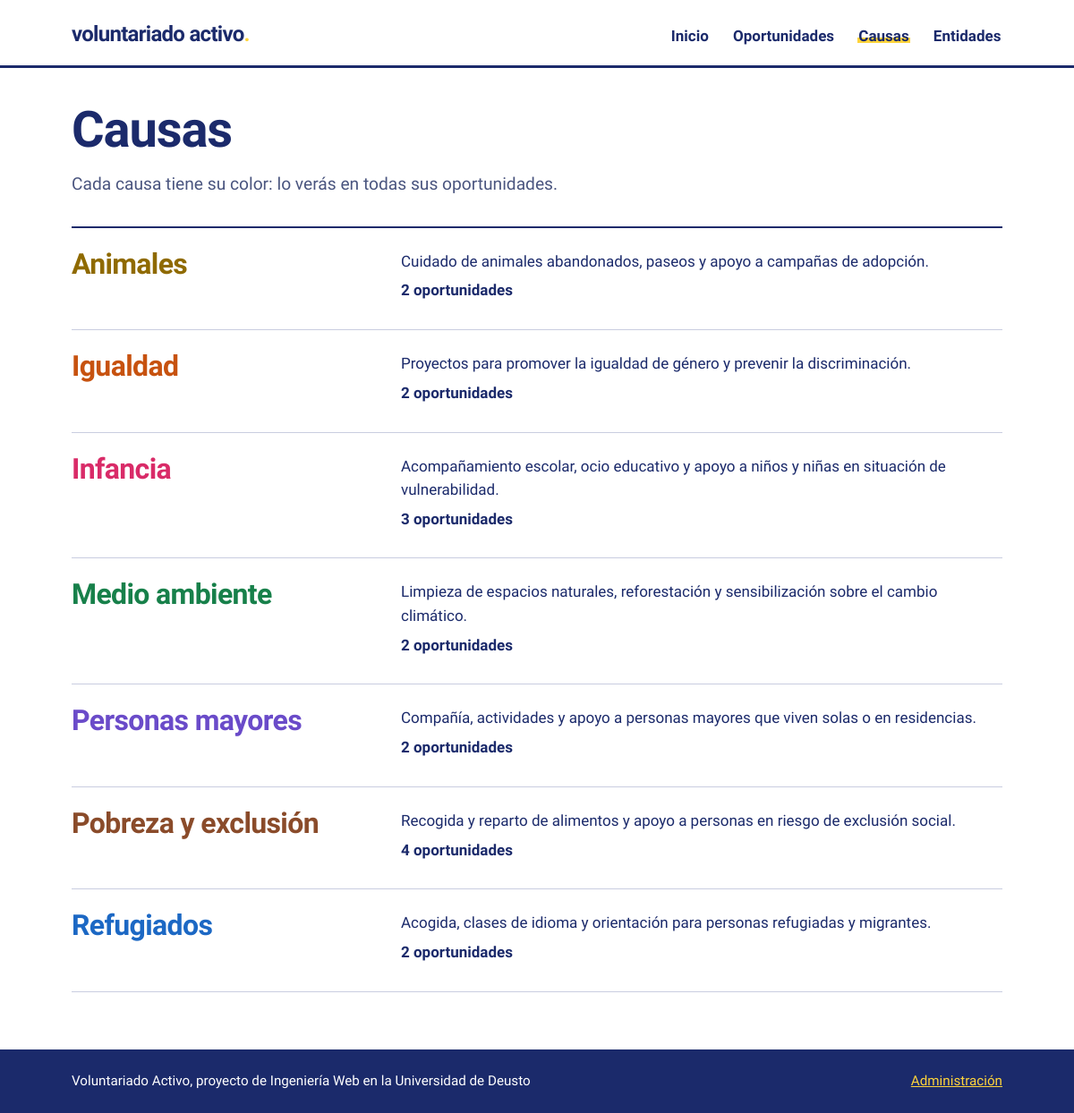
Screenshot of /causas/ with the database file from the repository.
### voluntariado/models.py (models this page shows, shortened)
class Causa(models.Model):
    nombre = models.CharField(max_length=60, unique=True)
    descripcion = models.TextField("descripción")
    class Meta:
        ordering = ["nombre"]
    def get_absolute_url(self):
        return reverse("detalle_causa", args=[self.pk])

### voluntariado/views.py (the view)
# urls.py: path("causas/", views.ListaCausas.as_view(), name="lista_causas"),
class ListaCausas(ListView):
    model = Causa
    context_object_name = "causas"

### voluntariado/templates/voluntariado/causa_list.html (shortened to what this page needs)
{% extends "voluntariado/base_listado.html" %}
{% block titulo_pagina %}Causas{% endblock %}
{% block entradilla %}Cada causa tiene su color: lo verás en todas sus oportunidades.{% endblock %}
{% block listado %}
<ul class="filas">
    {% for causa in causas %}
        <li class="fila c-{{ causa.nombre|slugify }}">
            <h2><a href="{{ causa.get_absolute_url }}">{{ causa.nombre }}</a></h2>
            <div>
                <p>{{ causa.descripcion }}</p>
                <p class="fila__contador">{{ causa.oportunidades.count }} oportunidades</p>
            </div>
        </li>
    {% empty %}
        <li class="vacio">Todavía no hay causas. Añádelas desde la administración.</li>
    {% endfor %}
</ul>
{% endblock %}

### voluntariado/static/voluntariado/css/estilos.css (style rules this page uses)
.c-infancia { --c: #d92b68; }
.c-personas-mayores { --c: #6a4bc9; }
.c-medio-ambiente { --c: #17804a; }
.c-refugiados { --c: #1c68c4; }
.c-igualdad { --c: #c7520f; }
.c-animales { --c: #8f6a00; }
.c-pobreza-y-exclusion { --c: #8a4b2a; }
* { box-sizing: border-box; }
body { margin: 0; display: flex; flex-direction: column; min-height: 100vh; background-color: #ffffff; color: #1b2a6b; font-family: "Bricolage Grotesque", "Segoe UI", system-ui, sans-serif; font-size: 1.0625rem; line-height: 1.55; }
h1, h2, h3 { margin: 0; font-weight: 800; line-height: 1.05; letter-spacing: -0.02em; }
h2 { font-size: 1.75rem; margin-bottom: 1.25rem; }
p { margin: 0 0 1rem; }
a { color: inherit; }
.filas { margin: 0; padding: 0; list-style: none; border-top: 2px solid #1b2a6b; }
.fila { display: grid; grid-template-columns: minmax(12rem, 1fr) 2fr; gap: 0.5rem 2rem; padding: 1.5rem 0; border-bottom: 1px solid #c9cde0; }
.fila h2 { margin: 0; font-size: 2rem; }
.fila h2 a { color: var(--c, #1b2a6b); text-decoration: none; }
.fila p { margin: 0 0 0.4rem; }
.fila__contador { font-weight: 700; }

### rows the page displays
Causa: nombre "Animales", descripcion "Cuidado de animales abandonados, paseos y apoyo a campañas de adopción.", oportunidades.count "2"
Causa: nombre "Igualdad", descripcion "Proyectos para promover la igualdad de género y prevenir la discriminación.", oportunidades.count "2"
Causa: nombre "Infancia", descripcion "Acompañamiento escolar, ocio educativo y apoyo a niños y niñas en situación de vulnerabilidad.", oportunidades.count "3"
Causa: nombre "Medio ambiente", descripcion "Limpieza de espacios naturales, reforestación y sensibilización sobre el cambio climático.", oportunidades.count "2"
Causa: nombre "Personas mayores", descripcion "Compañía, actividades y apoyo a personas mayores que viven solas o en residencias.", oportunidades.count "2"
Causa: nombre "Pobreza y exclusión", descripcion "Recogida y reparto de alimentos y apoyo a personas en riesgo de exclusión social.", oportunidades.count "4"
Causa: nombre "Refugiados", descripcion "Acogida, clases de idioma y orientación para personas refugiadas y migrantes.", oportunidades.count "2"
